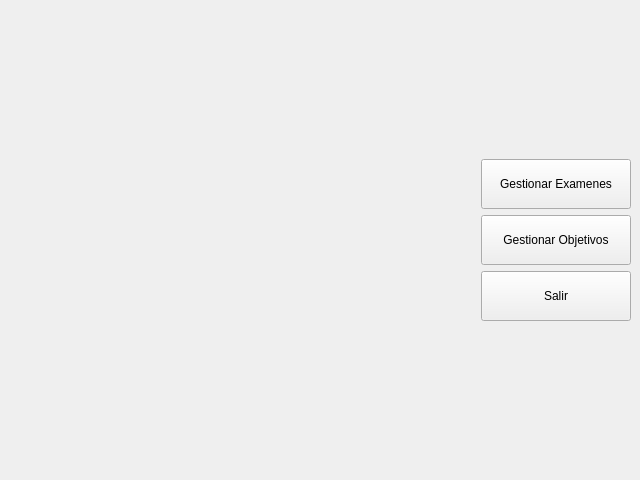
<?xml version="1.0" encoding="UTF-8"?>
<ui version="4.0">
 <class>MainWindow</class>
 <widget class="QMainWindow" name="MainWindow">
  <property name="geometry">
   <rect>
    <x>0</x>
    <y>0</y>
    <width>640</width>
    <height>480</height>
   </rect>
  </property>
  <property name="windowTitle">
   <string>MainWindow</string>
  </property>
  <widget class="QWidget" name="centralwidget">
   <property name="sizePolicy">
    <sizepolicy hsizetype="Expanding" vsizetype="Expanding">
     <horstretch>100</horstretch>
     <verstretch>100</verstretch>
    </sizepolicy>
   </property>
   <property name="minimumSize">
    <size>
     <width>640</width>
     <height>480</height>
    </size>
   </property>
   <property name="baseSize">
    <size>
     <width>0</width>
     <height>0</height>
    </size>
   </property>
   <property name="mouseTracking">
    <bool>false</bool>
   </property>
   <property name="autoFillBackground">
    <bool>false</bool>
   </property>
   <layout class="QGridLayout" name="gridLayout">
    <item row="2" column="1">
     <layout class="QVBoxLayout" name="verticalLayout" stretch="0,0,0">
      <property name="spacing">
       <number>6</number>
      </property>
      <property name="sizeConstraint">
       <enum>QLayout::SetMinAndMaxSize</enum>
      </property>
      <property name="leftMargin">
       <number>200</number>
      </property>
      <property name="bottomMargin">
       <number>0</number>
      </property>
      <item>
       <widget class="QPushButton" name="gest_exam_btn">
        <property name="minimumSize">
         <size>
          <width>50</width>
          <height>50</height>
         </size>
        </property>
        <property name="maximumSize">
         <size>
          <width>150</width>
          <height>50</height>
         </size>
        </property>
        <property name="text">
         <string>Gestionar Examenes</string>
        </property>
       </widget>
      </item>
      <item>
       <widget class="QPushButton" name="gest_obj_btn">
        <property name="minimumSize">
         <size>
          <width>150</width>
          <height>50</height>
         </size>
        </property>
        <property name="maximumSize">
         <size>
          <width>150</width>
          <height>16777215</height>
         </size>
        </property>
        <property name="text">
         <string>Gestionar Objetivos</string>
        </property>
       </widget>
      </item>
      <item>
       <widget class="QPushButton" name="salir_btn">
        <property name="minimumSize">
         <size>
          <width>0</width>
          <height>50</height>
         </size>
        </property>
        <property name="maximumSize">
         <size>
          <width>150</width>
          <height>16777215</height>
         </size>
        </property>
        <property name="text">
         <string>Salir</string>
        </property>
       </widget>
      </item>
     </layout>
    </item>
    <item row="0" column="0">
     <spacer name="horizontalSpacer">
      <property name="orientation">
       <enum>Qt::Horizontal</enum>
      </property>
      <property name="sizeType">
       <enum>QSizePolicy::Expanding</enum>
      </property>
      <property name="sizeHint" stdset="0">
       <size>
        <width>40</width>
        <height>20</height>
       </size>
      </property>
     </spacer>
    </item>
    <item row="3" column="1">
     <spacer name="horizontalSpacer_2">
      <property name="orientation">
       <enum>Qt::Horizontal</enum>
      </property>
      <property name="sizeHint" stdset="0">
       <size>
        <width>40</width>
        <height>20</height>
       </size>
      </property>
     </spacer>
    </item>
   </layout>
  </widget>
 </widget>
 <resources/>
 <connections/>
</ui>
